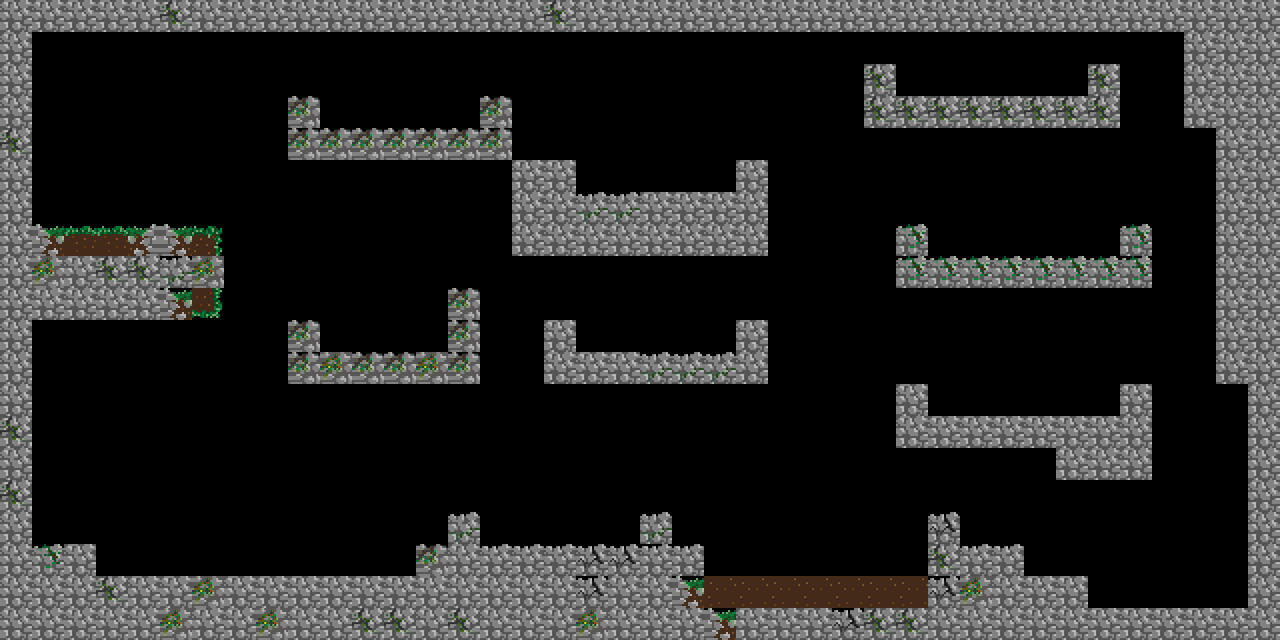

Tiled map render using the project's own tile images. Description and the whole map definition, tile-layer contents included, below:
An orthogonal 40x20 tile map with 32x32 px tiles, 1 tile layer (Tile Layer 1), 8 tilesets and 27 objects.

<map version="1.0" orientation="orthogonal" renderorder="right-down" width="40" height="20" tilewidth="32" tileheight="32" nextobjectid="79">
 <tileset firstgid="1" name="Spitze" tilewidth="32" tileheight="32">
  <image source="../assets/tiles/Spitze.png" width="32" height="32" />
 </tileset>
 <tileset firstgid="2" name="spueli1" tilewidth="32" tileheight="32">
  <image source="../assets/sprites/spueli1.png" width="96" height="32" />
 </tileset>
 <tileset firstgid="5" name="toilet" tilewidth="32" tileheight="32">
  <image source="../assets/tiles/toilet.png" width="32" height="32" />
 </tileset>
 <tileset firstgid="6" name="koerper" tilewidth="32" tileheight="32">
  <image source="../assets/sprites/koerper.png" width="32" height="32" />
 </tileset>
 <tileset firstgid="7" name="LevelSprites" tilewidth="32" tileheight="32">
  <image source="../assets/tiles/LevelSprites.png" width="160" height="160" />
 </tileset>
 <tileset firstgid="32" name="gegnerK" tilewidth="32" tileheight="32">
  <image source="../assets/sprites/gegnerK.png" width="32" height="32" />
  <tile id="0">
   <properties>
    <property name="type" value="kroete" />
   </properties>
  </tile>
 </tileset>
 <tileset firstgid="33" name="gegnerR" tilewidth="32" tileheight="32">
  <image source="../assets/sprites/gegnerR.png" width="32" height="32" />
  <tile id="0">
   <properties>
    <property name="type" value="ratte" />
   </properties>
  </tile>
 </tileset>
 <tileset firstgid="34" name="saege" tilewidth="32" tileheight="32">
  <image source="../assets/sprites/saege.png" width="224" height="32" />
  <tile id="0">
   <properties>
    <property name="collide" value="true" />
    <property name="immovable" value="true" />
   </properties>
  </tile>
 </tileset>
 <layer name="Tile Layer 1" width="40" height="20">
  <data encoding="csv">
23,23,23,23,23,25,23,23,23,23,23,23,23,23,23,23,23,25,23,23,23,23,23,23,23,23,23,23,23,23,23,23,23,23,23,23,23,23,23,23,
23,0,0,0,0,0,0,0,0,0,0,0,0,0,0,0,0,0,0,0,0,0,0,0,0,0,0,0,0,0,0,0,0,0,0,0,0,23,23,23,
23,0,0,0,0,0,0,0,0,0,0,0,0,0,0,0,0,0,0,0,0,0,0,0,0,0,0,25,0,0,0,0,0,0,25,0,0,23,23,23,
23,0,0,0,0,0,0,0,0,20,0,0,0,0,0,20,0,0,0,0,0,0,0,0,0,0,0,25,25,25,25,25,25,25,25,0,0,23,23,23,
25,0,0,0,0,0,0,0,0,20,20,20,20,20,20,20,0,0,0,0,0,0,0,0,0,0,0,0,0,0,0,0,0,0,0,0,0,0,23,23,
23,0,0,0,0,0,0,0,0,0,0,0,0,0,0,0,23,23,0,0,0,0,0,23,0,0,0,0,0,0,0,0,0,0,0,0,0,0,23,23,
23,0,0,0,0,0,0,0,0,0,0,0,0,0,0,0,23,23,19,19,23,23,23,23,0,0,0,0,0,0,0,0,0,0,0,0,0,0,23,23,
23,30,16,16,26,30,8,0,0,0,0,0,0,0,0,0,23,23,23,23,23,23,23,23,0,0,0,0,18,0,0,0,0,0,0,18,0,0,23,23,
23,24,23,25,25,19,24,0,0,0,0,0,0,0,0,0,0,0,0,0,0,0,0,0,0,0,0,0,18,18,18,18,18,18,18,18,0,0,23,23,
23,23,23,23,23,30,22,0,0,0,0,0,0,0,20,0,0,0,0,0,0,0,0,0,0,0,0,0,0,0,0,0,0,0,0,0,0,0,23,23,
23,0,0,0,0,0,0,0,0,20,0,0,0,0,20,0,0,23,0,0,0,0,0,23,0,0,0,0,0,0,0,0,0,0,0,0,0,0,23,23,
23,0,0,0,0,0,0,0,0,20,24,20,20,24,20,0,0,23,23,23,19,19,19,23,0,0,0,0,0,0,0,0,0,0,0,0,0,0,23,23,
23,0,0,0,0,0,0,0,0,0,0,0,0,0,0,0,0,0,0,0,0,0,0,0,0,0,0,0,23,0,0,0,0,0,0,23,0,0,0,23,
25,0,0,0,0,0,0,0,0,0,0,0,0,0,0,0,0,0,0,0,0,0,0,0,0,0,0,0,23,23,23,23,23,23,23,23,0,0,0,23,
23,0,0,0,0,0,0,0,0,0,0,0,0,0,0,0,0,0,0,0,0,0,0,0,0,0,0,0,0,0,0,0,0,23,23,23,0,0,0,23,
25,0,0,0,0,0,0,0,0,0,0,0,0,0,0,0,0,0,0,0,0,0,0,0,0,0,0,0,0,0,0,0,0,0,0,0,0,0,0,23,
23,0,0,0,0,0,0,0,0,0,0,0,0,0,19,0,0,0,0,0,19,0,0,0,0,0,0,0,0,12,0,0,0,0,0,0,0,0,0,23,
23,18,23,0,0,0,0,0,0,0,0,0,0,20,23,15,15,15,12,12,15,15,0,0,0,0,0,0,0,25,15,15,0,0,0,0,0,0,0,23,
23,23,23,25,23,23,24,23,23,23,23,23,23,23,23,23,23,23,12,23,23,30,27,27,27,27,27,27,27,12,24,23,23,23,0,0,0,0,0,23,
23,23,23,23,23,24,23,23,24,23,23,25,25,23,25,23,23,23,24,23,23,23,30,23,23,23,12,25,25,23,23,23,23,23,23,23,23,23,23,23
</data>
 </layer>
 <objectgroup name="Object Layer 1">
  <object id="60" gid="1" x="800" y="576" width="32" height="32" />
  <object id="61" gid="1" x="736" y="576" width="32" height="32" />
  <object id="62" gid="1" x="832" y="576" width="32" height="32" />
  <object id="63" gid="1" x="768" y="576" width="32" height="32" />
  <object id="64" gid="1" x="864" y="576" width="32" height="32" />
  <object id="65" gid="1" x="704" y="576" width="32" height="32" />
  <object id="67" gid="1" x="896" y="576" width="32" height="32" />
 </objectgroup>
 <objectgroup name="Object Layer 2">
  <object id="45" gid="3" x="96" y="576" width="32" height="32" />
  <object id="46" gid="3" x="128" y="576" width="32" height="32" />
  <object id="47" gid="3" x="192" y="576" width="32" height="32" />
  <object id="48" gid="3" x="256" y="576" width="32" height="32" />
  <object id="49" gid="3" x="224" y="576" width="32" height="32" />
  <object id="50" gid="3" x="160" y="576" width="32" height="32" />
  <object id="51" gid="3" x="288" y="576" width="32" height="32" />
  <object id="52" gid="3" x="352" y="576" width="32" height="32" />
  <object id="53" gid="3" x="320" y="576" width="32" height="32" />
  <object id="54" gid="3" x="384" y="576" width="32" height="32" />
 </objectgroup>
 <objectgroup name="Gegner">
  <object id="71" gid="33" x="575.339" y="156.748" width="32" height="32">
   <properties>
    <property name="type" value="ratte" />
   </properties>
  </object>
  <object id="72" gid="33" x="584.892" y="327.513" width="32" height="32">
   <properties>
    <property name="type" value="ratte" />
   </properties>
  </object>
  <object id="73" gid="32" x="900.243" y="75.0067" width="32" height="32">
   <properties>
    <property name="type" value="kroete" />
   </properties>
  </object>
  <object id="74" gid="32" x="933.025" y="230.719" width="32" height="32">
   <properties>
    <property name="type" value="kroete" />
   </properties>
  </object>
  <object id="75" gid="32" x="934.664" y="386.431" width="32" height="32">
   <properties>
    <property name="type" value="kroete" />
   </properties>
  </object>
  <object id="76" gid="33" x="483.27" y="514.367" width="32" height="32">
   <properties>
    <property name="type" value="ratte" />
   </properties>
  </object>
  <object id="77" gid="33" x="316.365" y="322.295" width="32" height="32">
   <properties>
    <property name="type" value="ratte" />
   </properties>
  </object>
  <object id="78" gid="33" x="321.283" y="112.493" width="32" height="32">
   <properties>
    <property name="type" value="ratte" />
   </properties>
  </object>
 </objectgroup>
 <objectgroup name="Ende">
  <object id="28" gid="5" x="93.5207" y="218.47" width="32" height="32">
   <properties>
    <property name="type" value="toilet" />
   </properties>
  </object>
 </objectgroup>
 <objectgroup name="Spieler">
  <object id="29" gid="6" x="41.0537" y="524.128" width="32" height="32">
   <properties>
    <property name="type" value="player" />
   </properties>
  </object>
 </objectgroup>
 <objectgroup name="Object Layer 3" />
</map>
